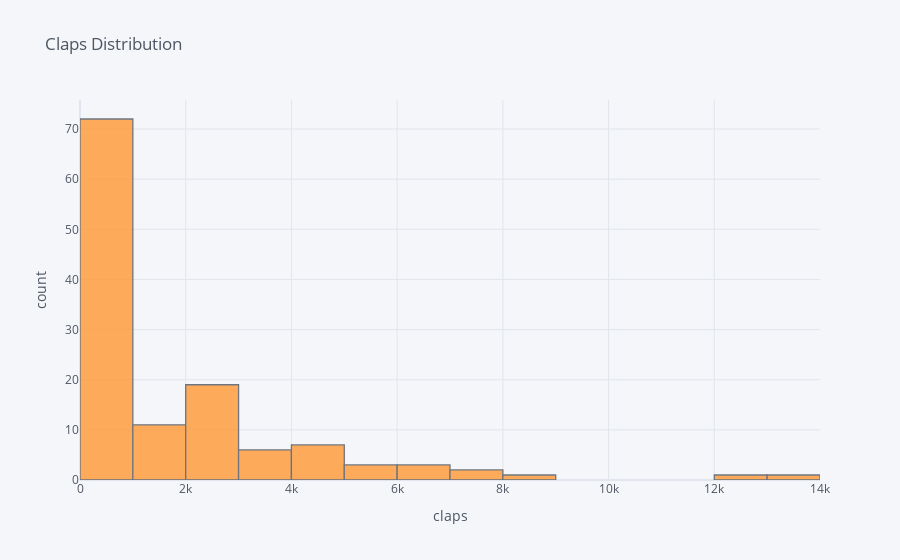

Source (notebook cell):
### Code cell
# Single Variable Distributions: Histograms and Boxplots
df['claps'].iplot(kind='hist', xTitle='claps', yTitle='count', title='Claps Distribution')

### Figure 1 — Plotly figure (JSON) as saved in the notebook; plotly's stock layout.template omitted (floating-point values rounded to 4 significant figures)
{"data": [{"histfunc": "count", "histnorm": "", "marker": {"color": "rgba(255, 153, 51, 1.0)", "line": {"color": "#4D5663", "width": 1.3}}, "name": "claps", "opacity": 0.8, "orientation": "v", "type": "histogram", "x": [2, 18, 50, 0, 0, 0, 73, 234, 2, 0, 682, 58, 5, 7, 87, 23, 4, 113, 8, 17, 8, 4800, 2700, 72, 123, 857, 186, 11, 119, 2000, 4100, 59, 2700, 77, 14, 7000, 1200, 275, 1600, 1600, 1000, 4300, 4980, 12900, 223, 4900, 101, 5900, 548, 895, 6700, 6500, 2700, 1100, 2900, 2600, 2800, 5300, 1300, 1000, 7900, 364, 13500, 4100, 2200, 3900, 6300, 8200, 1300, 5400, 2300, 2700, 2100, 707, 650, 2700, 4100, 822, 830, 3700, 653, 657, 1100, 2800, 3100, 792, 222, 3300, 315, 2500, 976, 2000, 1000, 3200, 651, 2300, 809, 745, 587, 818, 2200, 1300, 630, 2600, 2000, 3600, 440, 728, 893, 205, 529, 121, 361, 31, 0, 24, 0, 5, 6, 0, 424, 443, 412, 329, 309, 75]}], "layout": {"barmode": "overlay", "legend": {"bgcolor": "#F5F6F9", "font": {"color": "#4D5663"}}, "paper_bgcolor": "#F5F6F9", "plot_bgcolor": "#F5F6F9", "title": {"font": {"color": "#4D5663"}, "text": "Claps Distribution"}, "xaxis": {"gridcolor": "#E1E5ED", "showgrid": true, "tickfont": {"color": "#4D5663"}, "title": {"font": {"color": "#4D5663"}, "text": "claps"}, "zerolinecolor": "#E1E5ED"}, "yaxis": {"gridcolor": "#E1E5ED", "showgrid": true, "tickfont": {"color": "#4D5663"}, "title": {"font": {"color": "#4D5663"}, "text": "count"}, "zerolinecolor": "#E1E5ED"}}}
